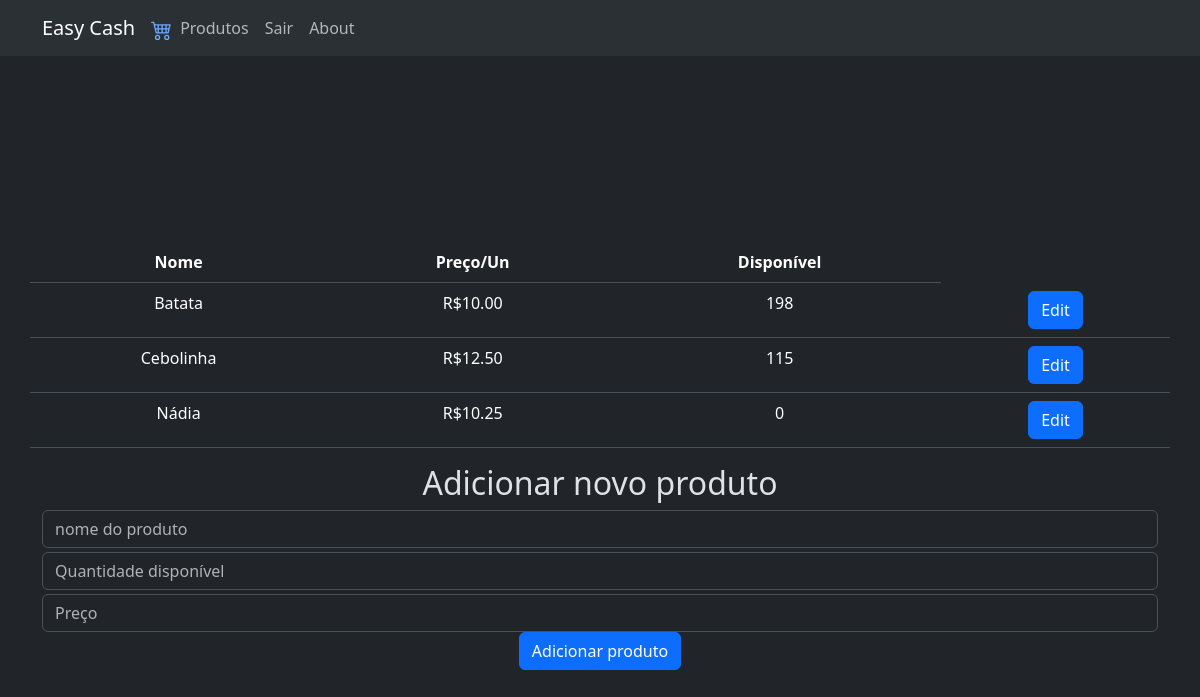
Before: /products (signed in) with the older database file.
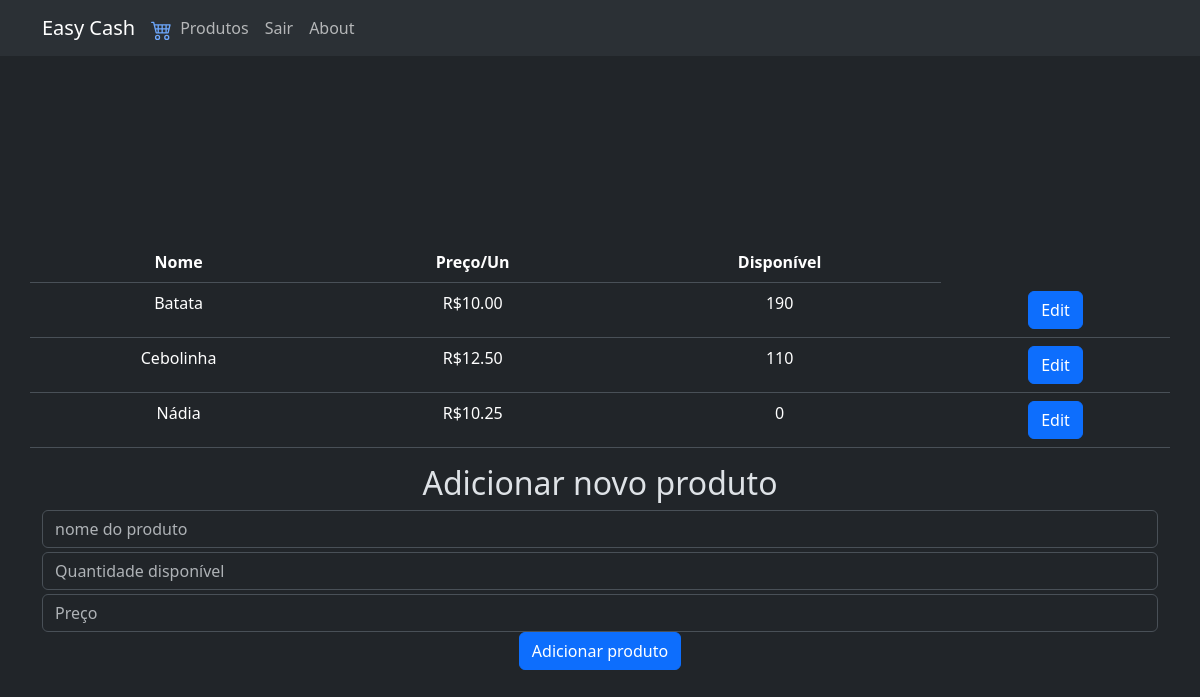
After: the same page with the newer database file.
### tables this page shows
CREATE TABLE products (
        id INTEGER PRIMARY KEY AUTOINCREMENT,
        user_id INTEGER NOT NULL,
        product_name TEXT NOT NULL,
        available INTEGER NOT NULL,
        price NUMERIC NOT NULL,
        FOREIGN KEY (user_id) REFERENCES users (id)
    );

### cashier_app/cashier.py (the view)
@bp.route('/products')
@login_required
def products():
    products = get_db().execute(
        'SELECT * FROM products WHERE user_id = ? ORDER BY product_name ASC',
        (session['user_id'],)
    ).fetchall()
    if not products:
        flash('Você ainda não possui nenhum produto.')
    return render_template('cashier/products.html', products=products)

### cashier_app/auth.py (called while the page is built)
def login_required(view):
    @functools.wraps(view)
    def wrapped_view(**kwargs):
        if g.user is None:
            return redirect(url_for('auth.login'))
        return view(**kwargs)
    return wrapped_view

@bp.before_app_request
def load_logged_in_user():
    user_id = session.get('user_id')
    if not user_id:
        g.user = None
    else:
        g.user = get_db().execute(
            'SELECT * FROM users WHERE id = ?',
            (user_id,)
        ).fetchone()

### cashier_app/db.py (called while the page is built)
def get_db():
    if 'db' not in g:
        g.db = sqlite3.connect(
            current_app.config['DATABASE'],
            detect_types=sqlite3.PARSE_DECLTYPES,
        )
        g.db.row_factory = sqlite3.Row
    return g.db

### cashier_app/helpers.py (called while the page is built)
def to_reais(double) :
    double = float(double)
    return f"R${double:.2f}"

### cashier_app/templates/cashier/products.html (shortened to what this page needs)
{% extends "layout.html" %}
{% block main %}
    <div class="d-flex flex-column align-items-center justify-content-center h-100">
        <table class="table container-sm text-center">
            <thead>
                <tr>
                    <th>Nome</th>
                    <th>Preço/Un</th>
                    <th>Disponível</th>
                </tr>
            </thead>
            <tbody>
                {% for product in products %}
                    <tr>
                        <form action="{{ url_for('cashier.edit_product') }}" method="get">
                            <td>{{product.product_name.capitalize()}}</td>
                            <td>{{product.price | to_reais }}</td>
                            <td>{{product.available}}</td>
                            <td><button type="submit" class="btn btn-primary">Edit</button></td>
                        </form>
                    </tr>
                {% endfor %}
            </tbody>
        </table>
        <h2>Adicionar novo produto</h2>
        <form action="{{ url_for('cashier.add_product') }}" method="post" class="container-sm text-center">
            <input type="text" name="product_name" placeholder="nome do produto" class="form-control mb-1" required>
            <input type="number" name="available" placeholder="Quantidade disponível" class="form-control mb-1" required>
            <input type="number" name="price" class="form-control" placeholder="Preço" step="0.01" required>
            <button type="submit" class="btn btn-primary">Adicionar produto</button>
        </form>
    </div>
{% endblock %}

### cashier_app/templates/layout.html (shortened to what this page needs)
<!DOCTYPE html>
<html lang="en">
    <head>
        <link href="https://cdn.jsdelivr.net/npm/bootstrap@5.3.3/dist/css/bootstrap.min.css" rel="stylesheet">
        <link rel="stylesheet" href="static/style.css">
    </head>
    <body data-bs-theme="dark">
        {% if g.user %}
            <nav class="navbar navbar-expand-lg bg-body-tertiary">
                <div class="container center">
                <a class="navbar-brand" href="{{url_for('index')}}">Easy Cash</a>
                <a href="{{ url_for('cashier.cart') }}" style="text-decoration: none;">
                </a>
                <div class="collapse navbar-collapse" id="navbarNav">
                    <ul class="navbar-nav">
                    <li class="nav-item">
                        <a class="nav-link" aria-current="page" href="{{ url_for('cashier.products') }}">Produtos</a>
                    </li>
                    <li class="nav-item">
                        <a class="nav-link" href="{{url_for('auth.logout')}}">Sair</a>
                    </li>
                    <li class="nav-item">
                        <a class="nav-link" href="{{ url_for('cashier.about') }}">About</a>
                    </li>
                    </ul>
                </div>
                </div>
            </nav>
        {% endif %}
        {% block main %}
        {% endblock %}
    </body>
</html>

### cashier_app/static/style.css (style rules this page uses)
body { height: 100vh; }

Changed rows visible on the page:
changed products "Batata": available "198" → "190"
changed products "Cebolinha": available "115" → "110"
